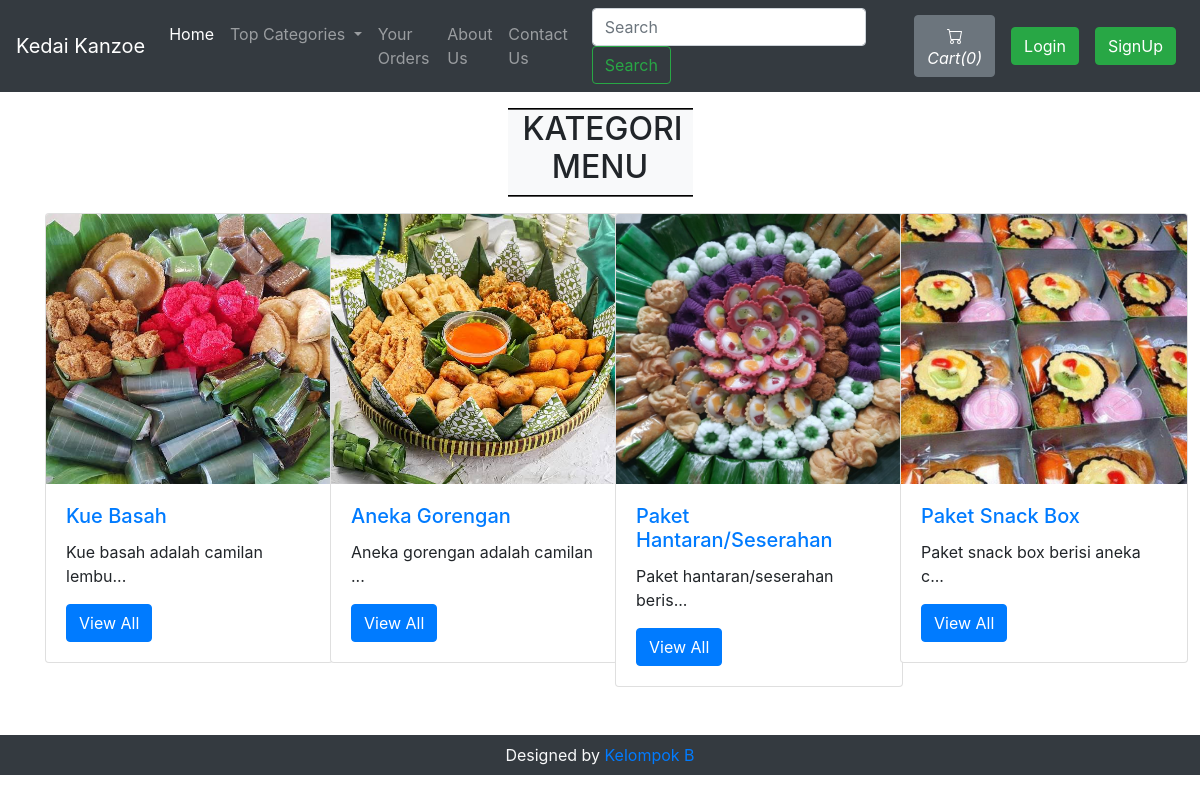
The page / on the database its author committed.
### tables this page shows
CREATE TABLE `sitedetail` (
  `tempId` int(11) NOT NULL,
  `systemName` varchar(21) NOT NULL,
  `email` varchar(35) NOT NULL,
  `contact1` bigint(21) NOT NULL,
  `contact2` bigint(21) DEFAULT NULL COMMENT 'Optional',
  `address` text NOT NULL,
  `dateTime` datetime NOT NULL DEFAULT current_timestamp()
);

CREATE TABLE `categories` (
  `categorieId` int(11) NOT NULL,
  `categorieName` varchar(255) NOT NULL,
  `categorieDesc` text NOT NULL,
  `categorieCreateDate` datetime NOT NULL DEFAULT current_timestamp()
);

### index.php (the view, shortened to what this page needs)
<!doctype html>
<html lang="en">
  <head>
    <link rel="stylesheet" href="https://stackpath.bootstrapcdn.com/bootstrap/4.4.1/css/bootstrap.min.css">
    <link rel="stylesheet" href="https://use.fontawesome.com/releases/v5.8.2/css/all.css">
  </head>
<body>
  <?php include 'partials/_dbconnect.php';?>
  <?php require 'partials/_nav.php' ?>
  <div class="container my-3 mb-5">
    <div class="col-lg-2 text-center bg-light my-3" style="margin:auto;border-top: 2px groove black;border-bottom: 2px groove black;">
      <h2 class="text-center">KATEGORI MENU</h2>
    </div>
    <div class="row">
      <?php
        $sql = "SELECT * FROM `categories`";
        $result = mysqli_query($conn, $sql);
        while($row = mysqli_fetch_assoc($result)){
          $id = $row['categorieId'];
          $cat = $row['categorieName'];
          $desc = $row['categorieDesc'];
          echo '<div class="col-xs-3 col-sm-3 col-md-3">
                  <div class="card" style="width: 18rem;">
                    <img src="img/kategori-'.$id. '.jpg" class="card-img-top" alt="image for this category" width="249px" height="270px">
                    <div class="card-body">
                      <h5 class="card-title"><a href="viewKueList.php?catid=' . $id . '">' . $cat . '</a></h5>
                      <p class="card-text">' . substr($desc, 0, 30). '... </p>
                      <a href="viewKueList.php?catid=' . $id . '" class="btn btn-primary">View All</a>
                    </div>
                  </div>
                </div>';
        }
      ?>
    </div>
  </div>
    <?php require 'partials/_footer.php' ?>
</body>
</html>

### partials/_nav.php (shortened to what this page needs)
<?php
if(isset($_SESSION['loggedin']) && $_SESSION['loggedin']==true){
  $loggedin= true;
  $userId = $_SESSION['userId'];
  $username = $_SESSION['username'];
}
else{
  $loggedin = false;
  $userId = 0;
}
$sql = "SELECT * FROM `sitedetail`";
$result = mysqli_query($conn, $sql);
$row = mysqli_fetch_assoc($result);
$systemName = $row['systemName'];
echo '<nav class="navbar navbar-expand-lg navbar-dark bg-dark">
      <a class="navbar-brand" href="index.php">'.$systemName.'</a>
      <button class="navbar-toggler" type="button" data-toggle="collapse" data-target="#navbarSupportedContent" aria-controls="navbarSupportedContent" aria-expanded="false" aria-label="Toggle navigation">
        <span class="navbar-toggler-icon">test</span>
      </button>
      <div class="collapse navbar-collapse" id="navbarSupportedContent">
        <ul class="navbar-nav mr-auto">
          <li class="nav-item active">
            <a class="nav-link" href="index.php">Home <span class="sr-only">(current)</span></a>
          </li>
          <li class="nav-item dropdown">
            <a class="nav-link dropdown-toggle" href="#" id="navbarDropdown" role="button" data-toggle="dropdown" aria-haspopup="true" aria-expanded="false">
              Top Categories
            </a>
            <div class="dropdown-menu" aria-labelledby="navbarDropdown">';
            echo '</div>
          </li>
          <li class="nav-item">
            <a class="nav-link" href="viewOrder.php">Your Orders</a>
          </li>
          <li class="nav-item">
            <a class="nav-link" href="about.php">About Us</a>
          </li>
          <li class="nav-item">
            <a class="nav-link" href="contact.php">Contact Us</a>
          </li>
        </ul>
        <form method="get" action="/tokokue/search.php" class="form-inline my-2 my-lg-0 mx-3">
          <input class="form-control mr-sm-2" type="search" name="search" id="search" placeholder="Search" aria-label="Search" required>
          <button class="btn btn-outline-success my-2 my-sm-0" type="submit">Search</button>
        </form>';
        $countsql = "SELECT SUM(`itemQuantity`) FROM `viewcart` WHERE `userId`=$userId";
        $countresult = mysqli_query($conn, $countsql);
        $countrow = mysqli_fetch_assoc($countresult);
        $count = $countrow['SUM(`itemQuantity`)'];
        if(!$count) {
          $count = 0;
        }
        echo '<a href="viewCart.php"><button type="button" class="btn btn-secondary mx-2" title="MyCart">
          <svg xmlns="img/cart.svg" width="16" height="16" fill="currentColor" class="bi bi-cart" viewBox="0 0 16 16">
            <path d="M0 1.5A.5.5 0 0 1 .5 1H2a.5.5 0 0 1 .485.379L2.89 3H14.5a.5.5 0 0 1 .491.592l-1.5 8A.5.5 0 0 1 13 12H4a.5.5 0 0 1-.491-.408L2.01 3.607 1.61 2H.5a.5.5 0 0 1-.5-.5zM3.102 4l1.313 7h8.17l1.313-7H3.102zM5 12a2 2 0 1 0 0 4 2 2 0 0 0 0-4zm7 0a2 2 0 1 0 0 4 2 2 0 0 0 0-4zm-7 1a1 1 0 1 1 0 2 1 1 0 0 1 0-2zm7 0a1 1 0 1 1 0 2 1 1 0 0 1 0-2z"/>
          </svg>
          <i class="bi bi-cart">Cart(' .$count. ')</i>
        </button></a>';
        if($loggedin){
          echo '<ul class="navbar-nav mr-2">
            <li class="nav-item dropdown">
              <a class="nav-link dropdown-toggle" href="#" id="navbarDropdown" role="button" data-toggle="dropdown"> Welcome ' .$username. '</a>
              <div class="dropdown-menu" aria-labelledby="navbarDropdown">
                <a class="dropdown-item" href="partials/_logout.php">Logout</a>
              </div>
            </li>
          </ul>
          <div class="text-center image-size-small position-relative">
            <a href="viewProfile.php"><img src="img/person-' .$userId. '.jpg" class="rounded-circle" onError="this.src = \'img/profilePic.jpg\'" style="width:40px; height:40px"></a>
          </div>';
        }
        else {
          echo '
          <button type="button" class="btn btn-success mx-2"  data-toggle="modal" data-target="#loginModal">Login</button>
          <button type="button" class="btn btn-success mx-2"  data-toggle="modal" data-target="#signupModal">SignUp</button>';
        }
  echo '</div>
    </nav>';
?>

### partials/_footer.php
<div class="footer container-fluid bg-dark text-light">
    <p class="text-center py-2 mb-0">Designed by <a href="https://github.com/rezkaal" target="_blank" rel="noopener noreferrer">Kelompok B</a></p>
</div>

### rows shown on the page
sitedetail: systemName "Kedai Kanzoe"
categories: shows a picture, categorieName "Kue Basah", categorieDesc "Kue basah adalah camilan lembu"
categories: shows a picture, categorieName "Aneka Gorengan", categorieDesc "Aneka gorengan adalah camilan"
categories: shows a picture, categorieName "Paket Hantaran/Seserahan", categorieDesc "Paket hantaran/seserahan beris"
categories: shows a picture, categorieName "Paket Snack Box", categorieDesc "Paket snack box berisi aneka c"

### other values the page prints
$count "0"
